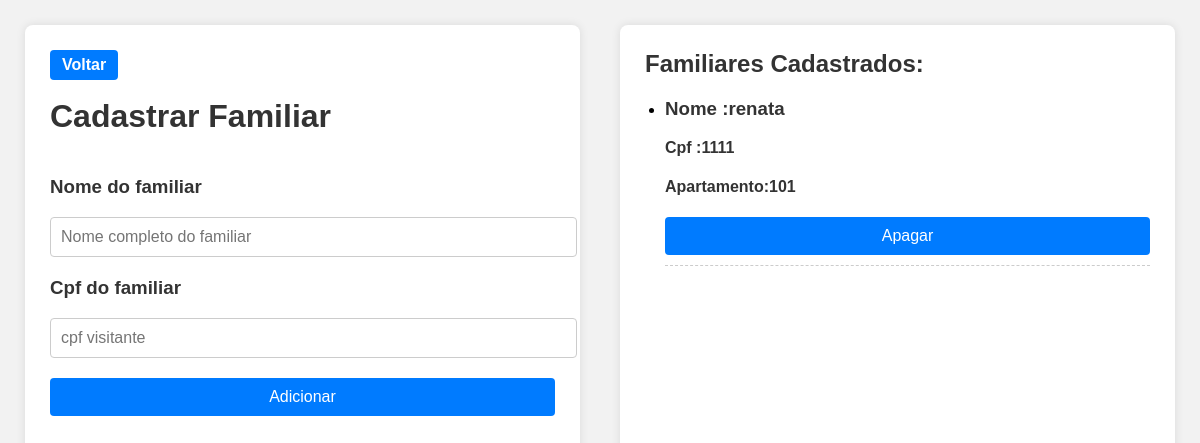
/cadastrar_familiares (signed in), run on an earlier commit of the app's database.
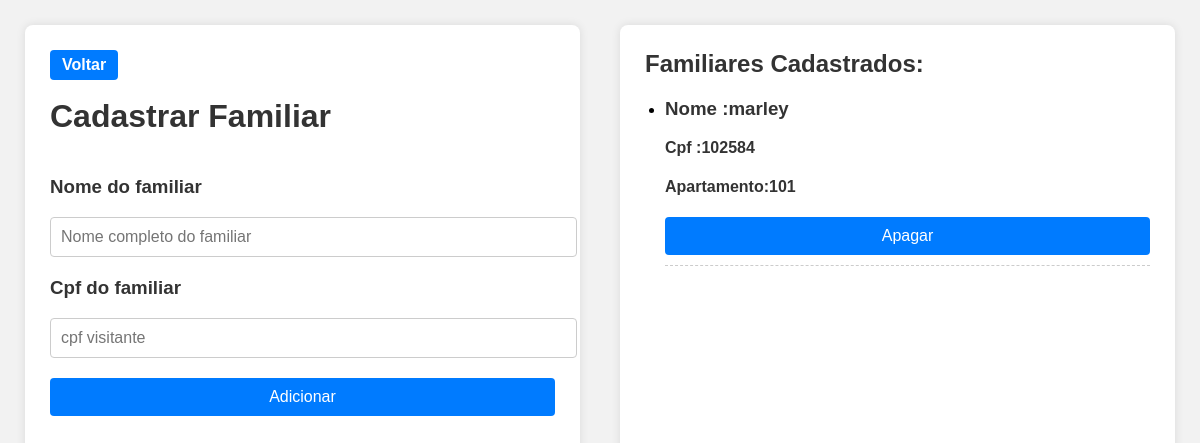
And on a later commit of the database.
### app.py (models this page shows)
class Familiar(db.Model):
    __tablename__ = 'visitantes_apartamento'
    cpf_visitante = db.Column(db.Integer, primary_key=True)
    cpf_morador = db.Column(db.Integer, db.ForeignKey('moradores.cpf'), nullable=False)
    nome = db.Column(db.String(50), nullable=False)
    apartamento = db.Column(db.String(10), nullable=False)
    morador = db.relationship('Usuario', backref=db.backref('familiares', lazy=True))

### app.py (the view)
@app.route('/cadastrar_familiares', methods=['GET', 'POST'])
def cadastrar_familiares():
    cpf_morador = session.get('usuario_cpf')
    familiares = Familiar.query.filter_by(cpf_morador = cpf_morador).all()
    error = request.args.get('error')
    return render_template('cadastrar_familiares.html', familiares=familiares , error = error)

### templates/cadastrar_familiares.html (shortened to what this page needs)
<!DOCTYPE html>
<html lang="pt-br">
<head>
</head>
<body>
  <div class="container">
    <div class="lado-esquerdo">
      <div class="voltar-pagina">
        <button onclick="window.location.href='/pinicial'" class="botao-voltar">Voltar</button>
      </div>
      <form method="POST" action="/addFamiliar">
        <h1>{{ 'Editar Familiar' if familiar_editado else 'Cadastrar Familiar' }}</h1>
        <div>
            <h3>Nome do familiar</h3>
              <input type="text" name="nome" placeholder="Nome completo do familiar"
              value="{{ familiar_editado.nome if familiar_editado else '' }}" required>
        </div>
        <div>
          <h3>Cpf do familiar</h3>
          <input type="text" name="cpf" placeholder="cpf visitante"
                value="{{ familiar_editado.nome if familiar_editado else '' }}" required>
        </div>
        <button type="submit">{{ 'Salvar' if familiar_editado else 'Adicionar' }}</button>
      </form>
    </div>
    <div class="lado-direito">
      {% block content %}
      <h2>Familiares Cadastrados:</h2>
        <ul>
          {% for familiar in familiares %}
            <li>
              <h3>Nome :{{ familiar.nome }} </h3>
              <h4>Cpf :{{ familiar.cpf_visitante }}</h4>
              <h4>Apartamento:{{ familiar.apartamento }}</h4>
                  <form action="{{url_for('delete', cpf = familiar.cpf_visitante)}}" method="POST">
                    <input type="submit" value="Apagar" class="btn btn-danger btn-sn"
                    onclick="return confirm('Tem certeza que deseja apagar esse familiar?')">
                  </form>
            </li>
          {% endfor %}
        </ul>
      {% endblock %}
    </div>
  </div>
</body>
</html>

What changed in the data, as far as the page shows it:
removed Familiar: nome "renata", cpf_visitante "1111", apartamento "101"
added Familiar: nome "marley", cpf_visitante "102584", apartamento "101"
